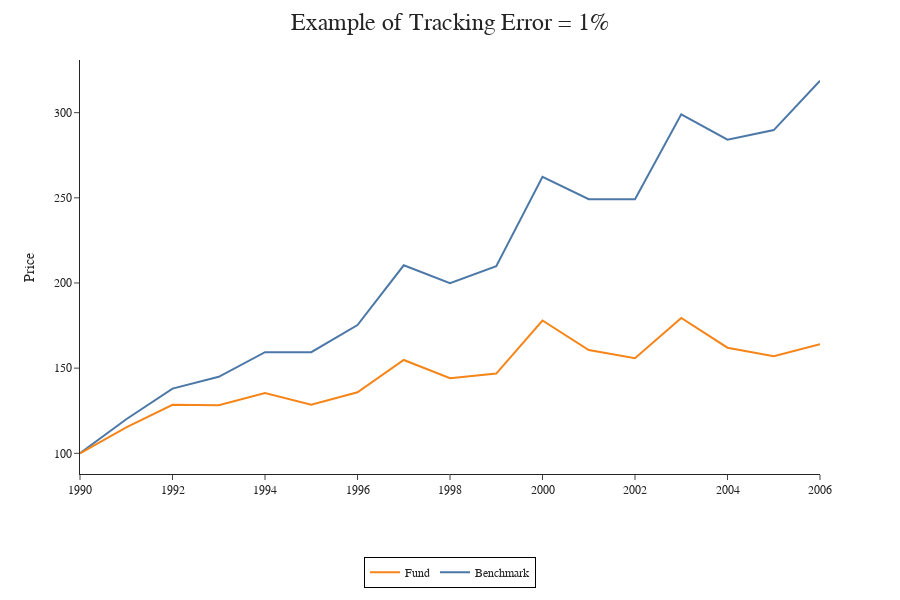

Notebook code cell kept with this figure:
### Code cell
fig = px.line(df)
fig.update_layout(height=600, width=900, title_text="Example of Tracking Error = 1%", legend_title = "", xaxis_title="", yaxis_title="Price")
fig.show()

### Figure 1 — Plotly figure (JSON) as saved in the notebook; plotly's stock layout.template omitted (floating-point values rounded to 4 significant figures)
{"data": [{"hovertemplate": "variable=Benchmark<br>Date=%{x}<br>value=%{y}<extra></extra>", "legendgroup": "Benchmark", "line": {"color": "#4C78A8", "dash": "solid"}, "marker": {"symbol": "circle"}, "mode": "lines", "name": "Benchmark", "orientation": "v", "showlegend": true, "type": "scatter", "x": [1990, 1991, 1992, 1993, 1994, 1995, 1996, 1997, 1998, 1999, 2000, 2001, 2002, 2003, 2004, 2005, 2006], "xaxis": "x", "y": [100, 120, 138, 144.9, 159.4, 159.4, 175.3, 210.4, 199.9, 209.9, 262.3, 249.2, 249.2, 299.1, 284.1, 289.8, 318.8], "yaxis": "y"}, {"hovertemplate": "variable=Fund<br>Date=%{x}<br>value=%{y}<extra></extra>", "legendgroup": "Fund", "line": {"color": "#F58518", "dash": "solid"}, "marker": {"symbol": "circle"}, "mode": "lines", "name": "Fund", "orientation": "v", "showlegend": true, "type": "scatter", "x": [1990, 1991, 1992, 1993, 1994, 1995, 1996, 1997, 1998, 1999, 2000, 2001, 2002, 2003, 2004, 2005, 2006], "xaxis": "x", "y": [100, 115.2, 128.5, 128.2, 135.4, 128.6, 135.8, 154.8, 144.1, 146.8, 178.0, 160.6, 155.8, 179.5, 162.0, 157.0, 164.0], "yaxis": "y"}], "layout": {"height": 600, "legend": {"title": {"text": ""}, "tracegroupgap": 0}, "margin": {"t": 60}, "title": {"text": "Example of Tracking Error = 1%"}, "width": 900, "xaxis": {"anchor": "y", "domain": [0, 1], "title": {"text": ""}}, "yaxis": {"anchor": "x", "domain": [0, 1], "title": {"text": "Price"}}}}
